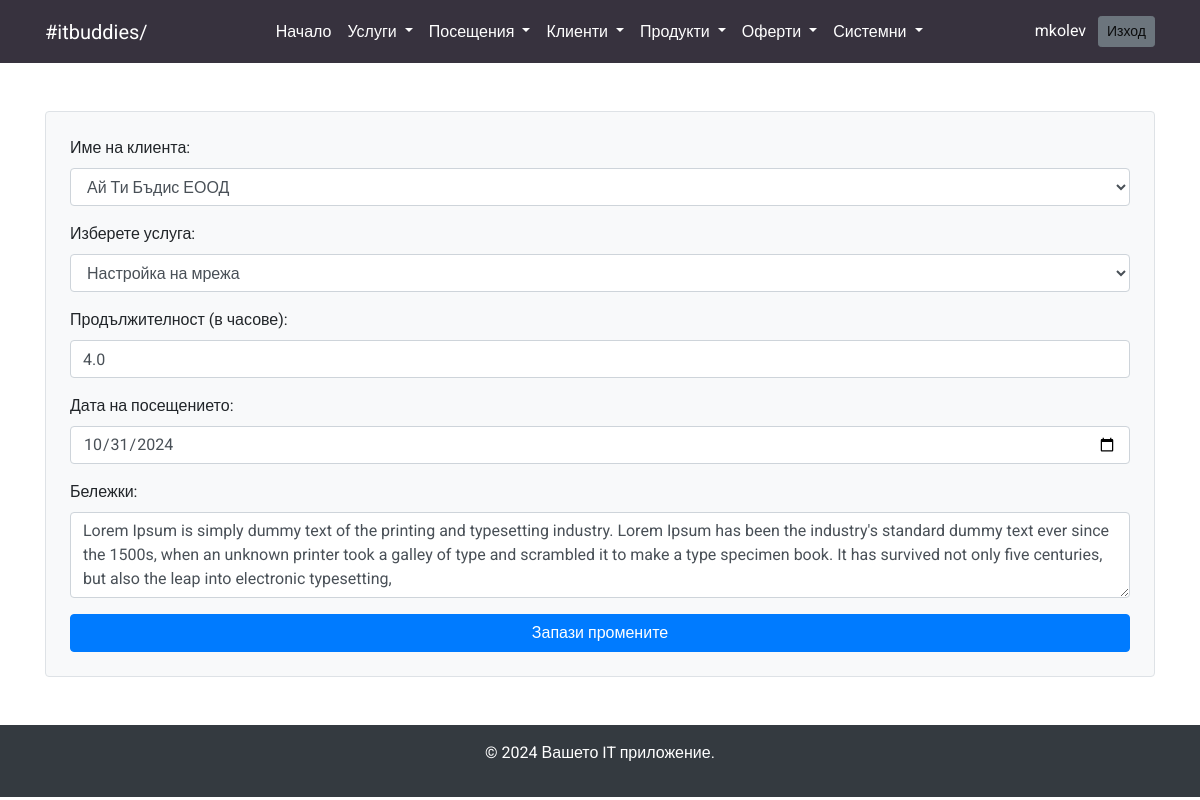
Screenshot of /visits/edit/1 (signed in) with the database file from the repository.
### models.py (models this page shows, shortened)
class User(db.Model, UserMixin):
    id = db.Column(db.Integer, primary_key=True)
    username = db.Column(db.String(100), unique=True, nullable=False)
    password = db.Column(db.String(255), nullable=False)
    role = db.Column(db.String(50))  # Роля по подразбиране

class Visit(db.Model):
    id = db.Column(db.Integer, primary_key=True)
    client_id = db.Column(db.Integer, db.ForeignKey('client.id'), nullable=False)  # Външна връзка към клиента
    service_id = db.Column(db.Integer, db.ForeignKey('service.id'), nullable=False)
    duration = db.Column(db.Float, nullable=False)  # Продължителност в часове
    notes = db.Column(db.String(200), nullable=True)
    visit_date = db.Column(db.DateTime, default=datetime.utcnow)  # Дата на посещението
    employee_id = db.Column(db.Integer, db.ForeignKey('employee.id'), nullable=False)  # Свързване с модела за служители
    employee = db.relationship('Employee', backref='visits')  # Релация
    service = db.relationship('Service', backref='visits')  # Връзка към Service

class Client(db.Model):
    id = db.Column(db.Integer, primary_key=True)
    name = db.Column(db.String(100), nullable=False)
    vat = db.Column(db.String(15), nullable=False)
    address = db.Column(db.String(100), nullable=True)
    mol = db.Column(db.String(100), nullable=False)
    email = db.Column(db.String(100), nullable=True)  # Опционално поле за имейл
    phone = db.Column(db.String(15), nullable=True)  # Опционално поле за телефон
    visits = db.relationship('Visit', backref='client', lazy=True)  # Връзка към Visit

class Service(db.Model):
    id = db.Column(db.Integer, primary_key=True)
    name = db.Column(db.String(100), nullable=False)
    description = db.Column(db.String(200), nullable=True)
    price = db.Column(db.Float, nullable=False)

### routes/visits.py (the view, shortened to what this page needs)
@visits_bp.route('/edit/<int:visit_id>', methods=['GET', 'POST'])
@login_required
def edit_visit(visit_id):
    visit = Visit.query.get_or_404(visit_id)
    services = Service.query.all()
    clients = Client.query.all()  # Добавяне на клиенти
    return render_template('edit_visit.html', visit=visit, services=services, clients=clients)

### app.py (called while the page is built)
@login_manager.user_loader
def load_user(user_id):
    return User.query.get(int(user_id))

### templates/edit_visit.html (shortened to what this page needs)
{% include 'header.html' %}
    {% include 'navbar.html' %}
    <main class="container my-5">
        <form action="{{ url_for('visits.edit_visit', visit_id=visit.id) }}" method="POST" class="bg-light p-4 border rounded">
            <div class="form-group">
                <label for="client_name">Име на клиента:</label>
                <select id="client_id" name="client_id" class="form-control" required>
                    {% for client in clients %}
                    <option value="{{ client.id }}" {% if client.id == visit.client_id %}selected{% endif %}>{{ client.name }}</option>
                    {% endfor %}
                </select>
            </div>
            <div class="form-group">
                <label for="service_id">Изберете услуга:</label>
                <select id="service_id" name="service_id" class="form-control" required>
                    {% for service in services %}
                    <option value="{{ service.id }}" {% if service.id == visit.service_id %}selected{% endif %}>{{ service.name }}</option>
                    {% endfor %}
                </select>
            </div>
            <div class="form-group">
                <label for="duration">Продължителност (в часове):</label>
                <input type="number" id="duration" name="duration" class="form-control" value="{{ visit.duration }}" required step="0.01">
            </div>
            <div class="form-group">
                <label for="visit_date">Дата на посещението:</label>
                <input type="date" id="visit_date" name="visit_date" class="form-control" value="{{ visit.visit_date.strftime('%Y-%m-%d') }}" required>
            </div>
            <div class="form-group">
                <label for="notes">Бележки:</label>
                <textarea id="notes" name="notes" class="form-control" rows="3">{{ visit.notes }}</textarea>
            </div>
            <button type="submit" class="btn btn-primary btn-block">Запази промените</button>
        </form>
    </main>
    <footer class="bg-dark text-white text-center py-3">
        <p>© 2024 Вашето IT приложение.</p>
    </footer>
</body>
</html>

### templates/navbar.html (shortened to what this page needs)
<nav class="navbar navbar-expand-lg navbar-light bg-custom">
    <div class="container d-flex justify-content-between">
        <a class="navbar-brand text-white" href="#">#itbuddies/</a>
        <div class="collapse navbar-collapse justify-content-center" id="navbarNav">
            <ul class="navbar-nav">
                <li class="nav-item">
                    <a class="nav-link text-white" href="{{ url_for('index') }}">Начало</a>
                </li>
                <li class="nav-item dropdown">
                    <a class="nav-link dropdown-toggle text-white" href="#" id="servicesDropdown" role="button" data-toggle="dropdown" aria-haspopup="true" aria-expanded="false">
                        Услуги
                    </a>
                </li>
                <li class="nav-item dropdown">
                    <a class="nav-link dropdown-toggle text-white" href="#" id="visitsDropdown" role="button" data-toggle="dropdown" aria-haspopup="true" aria-expanded="false">
                        Посещения
                    </a>
                </li>
                <li class="nav-item dropdown">
                    <a class="nav-link dropdown-toggle text-white" href="#" id="clientsDropdown" role="button" data-toggle="dropdown" aria-haspopup="true" aria-expanded="false">
                        Клиенти
                    </a>
                </li>
                <li class="nav-item dropdown">
                    <a class="nav-link dropdown-toggle text-white" href="#" id="productsDropdown" role="button" data-toggle="dropdown" aria-haspopup="true" aria-expanded="false">
                        Продукти
                    </a>
                </li>
                <li class="nav-item dropdown">
                    <a class="nav-link dropdown-toggle text-white" href="#" id="productsDropdown" role="button" data-toggle="dropdown" aria-haspopup="true" aria-expanded="false">
                        Оферти
                    </a>
                </li>
                <li class="nav-item dropdown">
                    <a class="nav-link dropdown-toggle text-white" href="#" id="systemDropdown" role="button" data-toggle="dropdown" aria-haspopup="true" aria-expanded="false">
                        Системни
                    </a>
                </li>
            </ul>
        </div>
        <span class="navbar-text text-white">
            {% if current_user.is_authenticated %}
                {{ current_user.username }}
                <a href="{{ url_for('auth.logout') }}" class="btn btn-secondary btn-sm ml-2">Изход</a>
            {% endif %}
        </span>
    </div>
</nav>

### templates/header.html (style rules this page uses)
body { font-family: "Roboto", sans-serif; }
.bg-custom { background-color: #37323E; color: #ffffff; }

### rows the page displays
User: username "mkolev"
Visit: client_id "Ай Ти Бъдис ЕООД", service_id "Настройка на мрежа", duration "4.0", visit_date "10/31/2024", notes "Lorem Ipsum is simply dummy text of the printing and typesetting industry. Lorem Ipsum has been the industry's standard dummy text ever since the 1500s, when an unknown printer took a galley of type and scrambled it to make a type specimen book. It has survived not only five centuries, but also the leap into electronic typesetting,"
